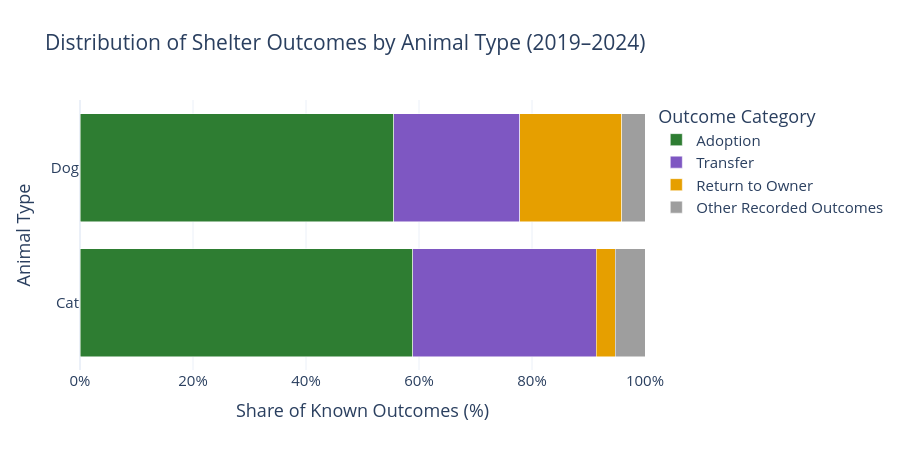

Notebook code for this chart:
### Markdown cell above
## 15. Visualizing Shelter Outcome Distributions

This visualization compares the distribution of recorded outcomes for dogs and cats between 2019 and 2024.

The chart includes Adoption, Transfer, Return to Owner, and Other Recorded Outcomes. Less frequent categories are grouped for readability without altering their original classifications in the dataset.

Cats had a larger share of transfers, while dogs had a larger share of returns to owners. This provides important context beyond the adoption comparisons.

The findings describe recorded outcomes and do not establish the reasons for these differences.

### Code cell
# STEP 15: Interactive shelter outcome distribution

# Group smaller categories for visualization only
main_categories = [
    "Adoption",
    "Transfer",
    "Return to Owner"
]

outcome_chart_df = known_outcomes.copy()

outcome_chart_df["Outcome Category"] = (
    outcome_chart_df["Outcome Type Clean"]
    .where(
        outcome_chart_df["Outcome Type Clean"].isin(main_categories),
        "Other Recorded Outcomes"
    )
)

# Calculate counts and percentages
outcome_chart_summary = (
    outcome_chart_df
    .groupby(["Animal Type", "Outcome Category"])
    .size()
    .reset_index(name="Outcome Count")
)

outcome_chart_summary["Total Outcomes"] = (
    outcome_chart_summary
    .groupby("Animal Type")["Outcome Count"]
    .transform("sum")
)

outcome_chart_summary["Outcome Share (%)"] = (
    outcome_chart_summary["Outcome Count"] /
    outcome_chart_summary["Total Outcomes"] * 100
)

# Create the interactive chart
fig_outcomes = px.bar(
    outcome_chart_summary,
    x="Outcome Share (%)",
    y="Animal Type",
    color="Outcome Category",
    orientation="h",
    title="Distribution of Shelter Outcomes by Animal Type (2019–2024)",
    category_orders={
        "Animal Type": ["Dog", "Cat"],
        "Outcome Category": [
            "Adoption",
            "Transfer",
            "Return to Owner",
            "Other Recorded Outcomes"
        ]
    },
    color_discrete_map={
        "Adoption": "#2E7D32",
        "Transfer": "#7E57C2",
        "Return to Owner": "#E69F00",
        "Other Recorded Outcomes": "#9E9E9E"
    },
    custom_data=["Outcome Count", "Total Outcomes"]
)

# Add descriptive hover information
fig_outcomes.update_traces(
    hovertemplate=(
        "Share: %{x:.2f}%<br>"
        "Outcome count: %{customdata[0]:,}<br>"
        "Total known outcomes: %{customdata[1]:,}"
        "<extra>%{fullData.name}</extra>"
    )
)

# Improve readability
fig_outcomes.update_layout(
    template="plotly_white",
    barmode="stack",
    font=dict(size=15),
    height=450,
    xaxis_title="Share of Known Outcomes (%)",
    yaxis_title="Animal Type",
    legend_title_text="Outcome Category"
)

fig_outcomes.update_xaxes(
    range=[0, 100],
    dtick=20,
    ticksuffix="%"
)

fig_outcomes.show()

# Save interactive visualization
fig_outcomes.write_html("shelter_outcome_distribution.html")

### Figure 1 — Plotly figure (JSON) as saved in the notebook; plotly's stock layout.template omitted (floating-point values rounded to 4 significant figures)
{"data": [{"customdata": [[19240, 32676], [21917, 39471]], "hovertemplate": "Share: %{x:.2f}%<br>Outcome count: %{customdata[0]:,}<br>Total known outcomes: %{customdata[1]:,}<extra>%{fullData.name}</extra>", "legendgroup": "Adoption", "marker": {"color": "#2E7D32", "pattern": {"shape": ""}}, "name": "Adoption", "orientation": "h", "showlegend": true, "textposition": "auto", "type": "bar", "x": [58.88, 55.53], "xaxis": "x", "y": ["Cat", "Dog"], "yaxis": "y"}, {"customdata": [[10615, 32676], [8791, 39471]], "hovertemplate": "Share: %{x:.2f}%<br>Outcome count: %{customdata[0]:,}<br>Total known outcomes: %{customdata[1]:,}<extra>%{fullData.name}</extra>", "legendgroup": "Transfer", "marker": {"color": "#7E57C2", "pattern": {"shape": ""}}, "name": "Transfer", "orientation": "h", "showlegend": true, "textposition": "auto", "type": "bar", "x": [32.49, 22.27], "xaxis": "x", "y": ["Cat", "Dog"], "yaxis": "y"}, {"customdata": [[1102, 32676], [7149, 39471]], "hovertemplate": "Share: %{x:.2f}%<br>Outcome count: %{customdata[0]:,}<br>Total known outcomes: %{customdata[1]:,}<extra>%{fullData.name}</extra>", "legendgroup": "Return to Owner", "marker": {"color": "#E69F00", "pattern": {"shape": ""}}, "name": "Return to Owner", "orientation": "h", "showlegend": true, "textposition": "auto", "type": "bar", "x": [3.373, 18.11], "xaxis": "x", "y": ["Cat", "Dog"], "yaxis": "y"}, {"customdata": [[1719, 32676], [1614, 39471]], "hovertemplate": "Share: %{x:.2f}%<br>Outcome count: %{customdata[0]:,}<br>Total known outcomes: %{customdata[1]:,}<extra>%{fullData.name}</extra>", "legendgroup": "Other Recorded Outcomes", "marker": {"color": "#9E9E9E", "pattern": {"shape": ""}}, "name": "Other Recorded Outcomes", "orientation": "h", "showlegend": true, "textposition": "auto", "type": "bar", "x": [5.261, 4.089], "xaxis": "x", "y": ["Cat", "Dog"], "yaxis": "y"}], "layout": {"barmode": "stack", "font": {"size": 15}, "height": 450, "legend": {"title": {"text": "Outcome Category"}, "tracegroupgap": 0}, "title": {"text": "Distribution of Shelter Outcomes by Animal Type (2019–2024)"}, "xaxis": {"anchor": "y", "domain": [0, 1], "dtick": 20, "range": [0, 100], "ticksuffix": "%", "title": {"text": "Share of Known Outcomes (%)"}}, "yaxis": {"anchor": "x", "categoryarray": ["Cat", "Dog"], "categoryorder": "array", "domain": [0, 1], "title": {"text": "Animal Type"}}}}
